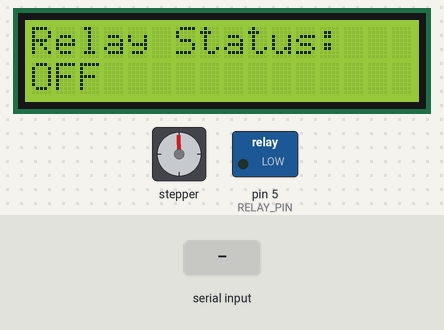
Recording of a program running on a simulated Arduino Mega 2560, built with avr-gcc and run on an emulated ATmega2560. Parts: stepper motor, 16×2 character LCD, switched loads named in the program (green lamp = pin HIGH). Wiring (inferred from the names in the program): stepper motor driver (200 steps per turn assumed): step pin 31; direction pin 33. Inputs (shaded band) come from the test bench. Pins used as bus, display or sensor lines are not drawn.

Above: at 0.23 s.
At 1.2 s:
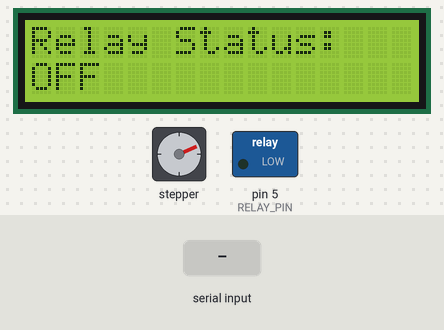
1.3 s: "1\n" received over Serial
At 1.74 s:
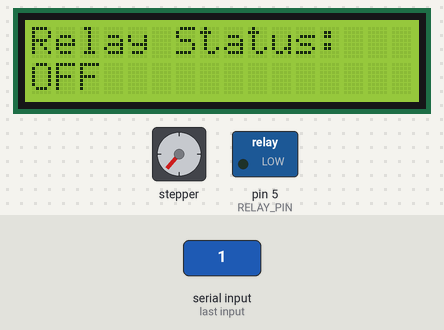
Timing chart, 0 to 19.3 s (numbered marks = the images above; inputs shaded):
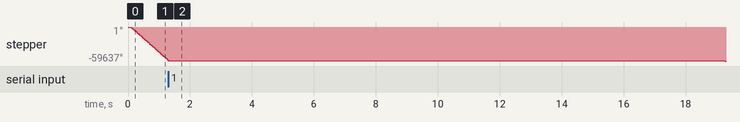

The program:

main.cpp
```cpp
#include <Arduino.h>
#include "relay.h"
#include "lcd_utils.h"

#define RELAY_PIN 5
#define STEP_PIN 31
#define DIR_PIN 33

void serial_read();
void HandleSerialCommand(char command);
void runMotorStepper();
void changeDirection();

bool relayState = false;
char command;
bool motorState = 0;
bool dirState = 0;


void setup() {
  Serial.begin(15200);
  setup_relay(RELAY_PIN);
  initializeLcd(relayState);

  pinMode(STEP_PIN, OUTPUT);
  pinMode(DIR_PIN, OUTPUT);
  printf("Session starts:\n");
}

void loop() {
  if (Serial.available() > 0) {
    serial_read();

    HandleSerialCommand(command);
    resetLcd(relayState);
  }
  runMotorStepper();
}


void HandleSerialCommand(char command) {
  if (command == '1') {
    relayState = turnRelayOn(RELAY_PIN);
  } else if (command == '0') {
    relayState = turnRelayOff(RELAY_PIN);
    changeDirection();
  }
}

void serial_read() {
  scanf("%s", &command);
  if (command != '1' && command != '0') {
    int c;
    while ((c = getchar()) != '\n' && c != EOF);
    printf("Comanda invalida! Folositi '1' pentru ON si '0' pentru OFF.\n");
  }
}

void runMotorStepper() {
  digitalWrite(STEP_PIN, motorState == HIGH ? LOW : HIGH);
  motorState = !motorState;
}

void changeDirection() {
  digitalWrite(DIR_PIN, dirState == HIGH ? LOW : HIGH);
  dirState = !dirState;
}
```

relay.h
```cpp
#ifndef RELAY_H
#define RELAY_H

#include <Arduino.h>

bool turnRelayOn(short pin);
bool turnRelayOff(short pin);
void setup_relay(short pin);

#endif
```

relay.cpp
```cpp
#include "relay.h"

void setup_relay(short pin){
  pinMode(pin, OUTPUT);
  digitalWrite(pin, LOW);
}


bool turnRelayOn(short pin) {
  digitalWrite(pin, HIGH);
  printf("Relay ON\n");
  return true;
}

bool turnRelayOff(short pin) {
  digitalWrite(pin, LOW);
  printf("Relay OFF\n");
  return false;
}
```

lcd_utils.h
```cpp
#ifndef LCD_UTILS_H
#define LCD_UTILS_H

#include <LiquidCrystal_I2C.h>

#define I2C_ADDR    0x27
#define COLUMNS 16
#define ROWS   2

void initializeLcd(bool relayState);
void resetLcd(bool relayState);

#endif // LCD_UTILS_H
```

lcd_utils.cpp
```cpp
#include "lcd_utils.h"
#include <stdio.h>
LiquidCrystal_I2C lcd(I2C_ADDR, COLUMNS, ROWS);


void initializeLcd(bool relayState){
  lcd.begin(16, 2);
  lcd.backlight();
  resetLcd(relayState);
}

void resetLcd(bool relayState) {
  lcd.clear();
  lcd.setCursor(0, 0);
  lcd.print("Relay Status:");
  lcd.setCursor(0, 1);
  if (relayState) {
    lcd.print("ON");
  } else {
    lcd.print("OFF");
  }
}
```
